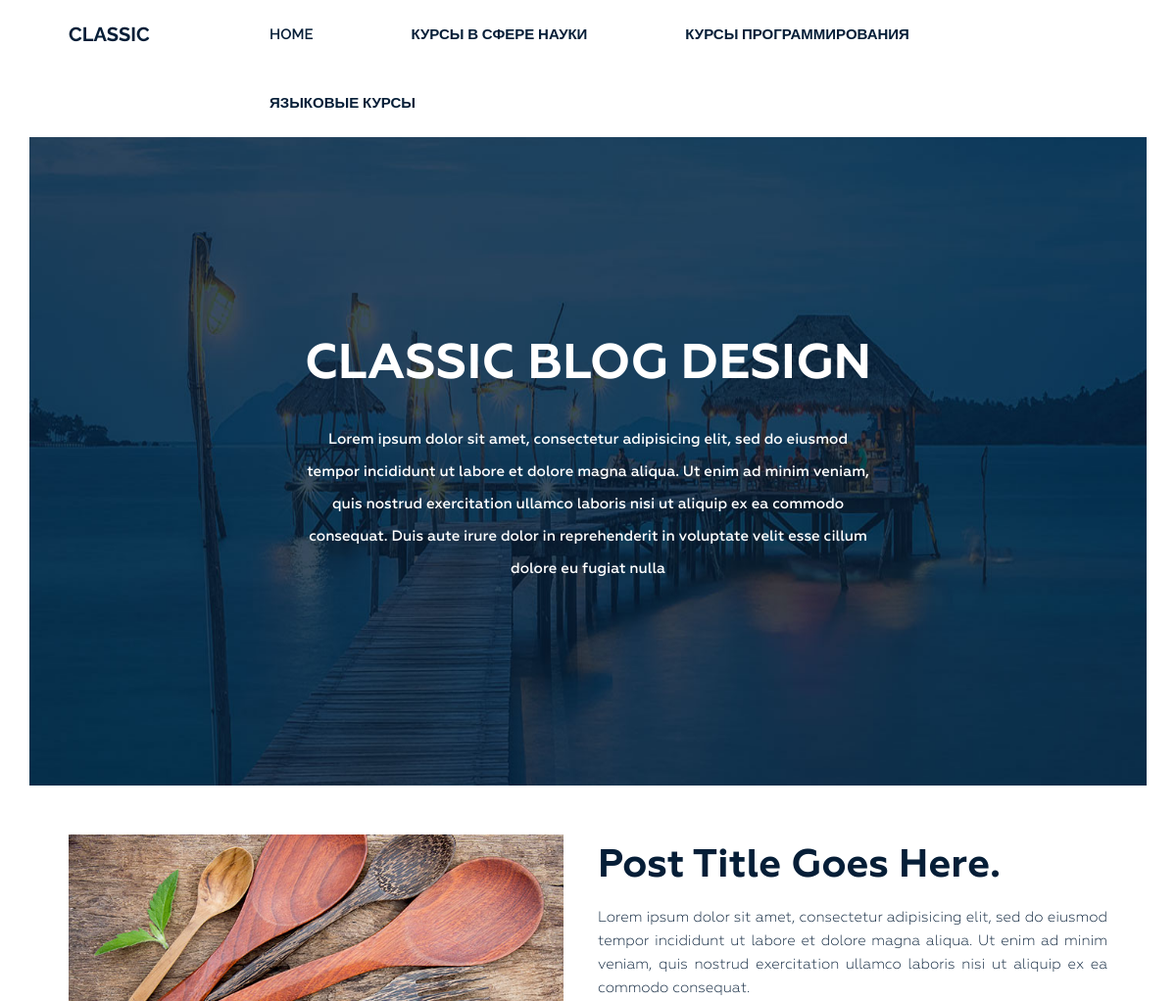
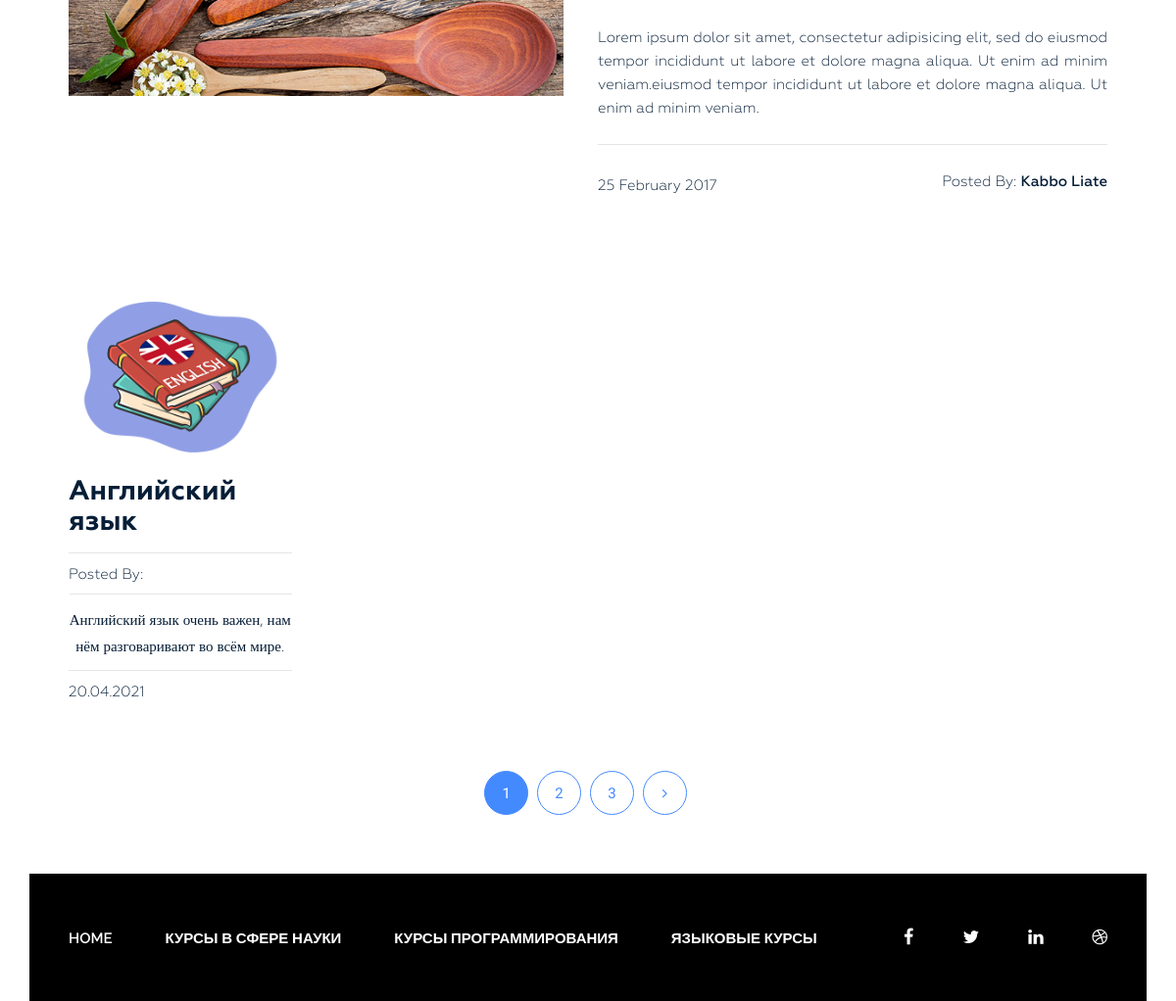
The page / on the database its author committed (2 pictures, top to bottom).
### blog/models.py (models this page shows, shortened)
class Category(models.Model):
    title = models.CharField(max_length=255)
    slug = models.SlugField(max_length=255, verbose_name='Url', unique=True)
    def get_absolute_url(self):
        return reverse('category', kwargs={'slug': self.slug})
    class Meta:
        ordering = ['title']
        verbose_name = 'Категория'
        verbose_name_plural = 'Категории'

class Post(models.Model):
    title = models.CharField(max_length=255, verbose_name='Название')
    slug = models.SlugField(max_length=255, verbose_name='Url', unique=True)
    author = models.CharField(max_length=100, verbose_name="Автор")
    content = models.TextField(verbose_name='Текст', blank=True, )
    created_at = models.DateTimeField(auto_now_add=True, verbose_name='Опубликовано')
    photo = models.ImageField(upload_to='photo/%Y/%m/%d/', blank=True, verbose_name="Фото")
    views = models.IntegerField(default=0, verbose_name='Количество просмотров')
    category = models.ForeignKey(Category, on_delete=models.PROTECT, related_name='posts', verbose_name='Категория')
    tags = models.ManyToManyField(Tag, blank=True, related_name='posts', verbose_name="Тег")
    def get_absolute_url(self):
        return reverse('post', kwargs={'slug': self.slug})
    class Meta:
        ordering = ['-created_at']
        verbose_name = 'Пост'
        verbose_name_plural = 'Посты'

### blog/views.py (the view)
# urls.py: path('', Home.as_view(), name='home'),
class Home(ListView):
    model = Post
    template_name = 'blog/index.html'
    context_object_name = 'posts'
    paginate_by = 1

### blog/templatetags/menu.py (called while the page is built)
@register.inclusion_tag('blog/menu_tpl.html')
def show_menu(menu_class='menu'):
    categories = Category.objects.all()
    return {'categories': categories, 'menu_class': menu_class}

### blog/templates/blog/index.html (shortened to what this page needs)
{% extends 'base.html' %}
{% load static %}
{% block content %}
<section class="bg-text-area">
    <div class="container">
        <div class="row">
            <div class="col-md-12">
                <div class="bg-text">
                    <h3>Classic BLOG Design</h3>
                    <p>Lorem ipsum dolor sit amet, consectetur adipisicing elit, sed do eiusmod tempor incididunt ut
                        labore et dolore magna aliqua. Ut enim ad minim veniam, quis nostrud exercitation ullamco
                        laboris nisi ut aliquip ex ea commodo consequat. Duis aute irure dolor in reprehenderit in
                        voluptate velit esse cillum dolore eu fugiat nulla </p>
                </div>
            </div>
        </div>
    </div>
</section>
<section class="blog-post-area">
    <div class="container">
        <div class="row">
            <div class="blog-post-area-style">
                <div class="col-md-12">
                    <div class="single-post-big">
                        <div class="big-image">
                            <img src="{% static 'img/post-image1.jpg' %}" alt="">
                        </div>
                        <div class="big-text">
                            <h3><a href="#">Post Title Goes Here.</a></h3>
                            <p>Lorem ipsum dolor sit amet, consectetur adipisicing elit, sed do eiusmod tempor
                                incididunt ut labore et dolore magna aliqua. Ut enim ad minim veniam, quis nostrud
                                exercitation ullamco laboris nisi ut aliquip ex ea commodo consequat.</p>
                            <p>Lorem ipsum dolor sit amet, consectetur adipisicing elit, sed do eiusmod tempor
                                incididunt ut labore et dolore magna aliqua. Ut enim ad minim veniam.eiusmod tempor
                                incididunt ut labore et dolore magna aliqua. Ut enim ad minim veniam.</p>
                            <h4><span class="date">25 February 2017</span><span class="author">Posted By: <span
                                    class="author-name">Kabbo Liate</span></span>
                            </h4>
                        </div>
                    </div>
                </div>
                {% for post in posts %}
                <div class="col-md-3">
                    <div class="single-post">
                        {% if post.photo %}
                        <img src="{{ post.photo.url }}" alt="{{ post.title }}">
                        {% else %}
                        <img src="https://picsum.photos/id/1060/300/201/?blur=2" alt="{{ post.title }}">
                        {% endif %}
                        <h3><a href="{{ post.get_absolute_url }}">{{ post.title }}</a></h3>
                        <h4><span>Posted By: </span>
                        </h4>
                        {{ post.content|truncatewords_html:20|safe }}
                        <h4><span>{{ post.created_at|date:"d.m.Y" }}</span></h4>
                    </div>
                </div>
                {% endfor %}
            </div>
        </div>
    </div>
    {% if page_obj.has_other_pages %}
    <div class="pegination">
        <div class="nav-links">
            {% for p in page_obj.paginator.page_range %}
                {% if page_obj.number == p %}
                <span class="page-numbers current">{{ p }}</span>
                {% elif p > page_obj.number|add:-3 and p < page_obj.number|add:3 %}
                <a class="page-numbers" href="?page={{ p }}">{{ p }}</a>
                {% endif %}
            {% endfor %}
            {% if page_obj.has_next %}
            <a class="page-numbers" href="?page={{ page_obj.next_page_number }}"><i class="fa fa-angle-right" aria-hidden="true"></i></a>
            {% endif %}
        </div>
    </div>
    {% endif %}
</section>
{% endblock %}

### blog/templates/blog/menu_tpl.html
<!DOCTYPE html>
<div class="{{ menu_class }}">
    <ul>
        <li><a href="{% url 'home' %}">Home</a></li>
        {% for item in categories %}
        <li><a href="{{ item.get_absolute_url }}">{{ item.title }}</a></li>
        {% endfor %}
    </ul>
</div>

### dartblog/static/style.css (style rules this page uses)
.wrapper header.header .menu { margin: 0 }
.wrapper header.header .menu ul { float: right; margin: 0; padding: 0; margin-right: 4px; }
.wrapper header.header .menu ul li { display: inline-block; list-style: outside none none; margin: 0 -4px 0 0; }
.wrapper header.header .menu ul li a { color: rgb(6, 30, 55); font-family: "Raleway", sans-serif; font-size: 15px; font-weight: 600; line-height: 70px; padding: 26px 50px; text-decoration: none; text-transform: uppercase; }
.wrapper section.bg-text-area .bg-text { background-image: url(img/bg-iamges.jpg); background-size: 100% 100%; padding: 205px 280px; }
.wrapper section.bg-text-area .bg-text h3 { color: #fff; font-family: Geometria; font-size: 50px; font-weight: 700; text-align: center; text-transform: uppercase; margin: 0; }
.wrapper section.bg-text-area .bg-text p { color: #fff; font-family: Geometria; font-size: 15px; font-weight: 500; line-height: 33px; margin: 32px 0 0; text-align: center; }
section.blog-post-area { margin-top: 50px; }
section.blog-post-area .big-image { float: left; width: 50%; padding-right: 35px; }
section.blog-post-area .big-text { float: right; width: 50%; padding-right: 20px; }
section.blog-post-area img { width: 100%; }
section.blog-post-area .big-text h3 { margin: 10px 0 0; }
section.blog-post-area .big-text h3 a { font-family: Geometria; font-weight: 700; font-size: 40px; color: #061e37; text-decoration: none; }
section.blog-post-area .big-text p { color: #061e37; font-family: Geometria; font-size: 15px; font-weight: 400; line-height: 24px; padding-top: 18px; text-align: justify; text-decoration: none; }
section.blog-post-area .big-text h4 { margin-top: 25px; padding-top: 30px; position: relative; }
section.blog-post-area .big-text h4::before { background: #e6e6e6 none repeat scroll 0 0; content: ""; height: 1px; position: absolute; top: 0; width: 100%; }
section.blog-post-area .single-post { padding-right: 20px; margin: 100px 0px 0px; }
section.blog-post-area h4 span { font-family: Geometria; font-weight: 400; font-size: 15px; color: #061e37; text-decoration: none; }
section.blog-post-area .big-text h4 span.author { float: right }
section.blog-post-area h4 span.author-name { font-weight: 500; }
.blog-post-area .single-post h3 a { font-family: Geometria; font-size: 28px; font-weight: 700; text-decoration: none; color: #061e37; }
.blog-post-area .single-post p { color: #061e37; font-family: Geometria; font-size: 15px; font-weight: 400; line-height: 27px; padding-top: 14px; position: relative; text-align: justify; }
.blog-post-area .single-post h4 { margin-bottom: 12px; padding-top: 10px; position: relative; }
.blog-post-area .single-post h4::before { background: #e6e6e6 none repeat scroll 0 0; content: ""; height: 1px; position: absolute; top: 0; width: 100%; }
.blog-post-area .single-post p::before { background: #e6e6e6 none repeat scroll 0 0; content: ""; height: 1px; position: absolute; top: 0; width: 100%; }
.blog-post-area .single-post h3 { margin: 25px 0 15px; }
.blog-post-area .pegination { margin-top: 60px; margin-bottom: 60px; }
.blog-post-area .pegination .nav-links { margin: 0; padding: 0; text-align: center; }
.blog-post-area .pegination .nav-links .page-numbers { border: 1px solid #448aff; border-radius: 50%; color: #448aff; display: inline-block; font-family: "Roboto", sans-serif; font-size: 15px; font-weight: 400; height: 45px; line-height: 45px; list-style: outside none none; margin-right: 5px; text-align: center; width: 45px; }
.blog-post-area .blog-post-area-style { margin: 0 20px 0 40px; }
.blog-post-area .pegination .nav-links .page-numbers.current { background: #448aff; color: #fff; }
.blog-post-area .pegination .nav-links a { text-decoration: none; }
.wrapper footer.footer .footer-menu { margin: 0 }
.wrapper footer.footer .footer-menu ul { line-height: 130px; margin: 0; padding: 0; }
.wrapper footer.footer .footer-menu ul li { display: inline; list-style: outside none none; margin: 0; padding: 30px 0px; }
.wrapper footer.footer .footer-menu ul li a { color: #fff; font-family: "Raleway", sans-serif; font-size: 15px; font-weight: 600; line-height: 70px; margin-left: 40px; padding: 26px 10px 26px 0; text-decoration: none; text-transform: uppercase; }

### rows shown on the page
Category: title "КУРСЫ В СФЕРЕ НАУКИ"
Category: title "КУРСЫ ПРОГРАММИРОВАНИЯ"
Category: title "ЯЗЫКОВЫЕ КУРСЫ"
Post: photo (picture), title "Английский язык", content "Английский язык очень важен, нам нём разговаривают во всём мире.", created_at "20.04.2021"

### other values the page prints
{{ p }} "1"
{{ p }} "2" "3"
